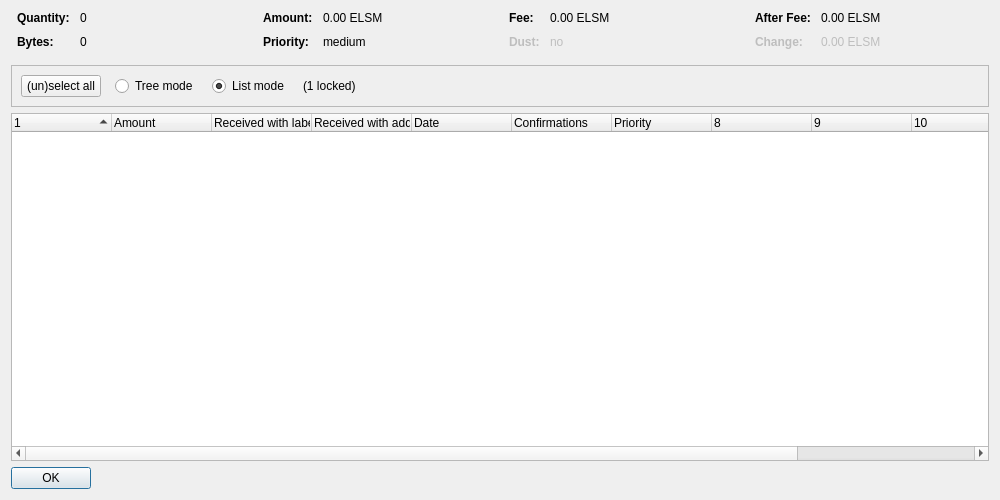
<?xml version="1.0" encoding="UTF-8"?>
<ui version="4.0">
 <class>CoinControlDialog</class>
 <widget class="QDialog" name="CoinControlDialog">
  <property name="geometry">
   <rect>
    <x>0</x>
    <y>0</y>
    <width>1000</width>
    <height>500</height>
   </rect>
  </property>
  <property name="windowTitle">
   <string>Coin Selection</string>
  </property>
  <layout class="QVBoxLayout" name="verticalLayout">
   <item>
    <layout class="QHBoxLayout" name="horizontalLayoutTop" stretch="0,0,0,0">
     <property name="topMargin">
      <number>0</number>
     </property>
     <property name="bottomMargin">
      <number>10</number>
     </property>
     <item>
      <layout class="QFormLayout" name="formLayoutCoinControl1">
       <property name="horizontalSpacing">
        <number>10</number>
       </property>
       <property name="verticalSpacing">
        <number>10</number>
       </property>
       <property name="leftMargin">
        <number>6</number>
       </property>
       <property name="rightMargin">
        <number>6</number>
       </property>
       <item row="0" column="0">
        <widget class="QLabel" name="labelCoinControlQuantityText">
         <property name="font">
          <font>
           <weight>75</weight>
           <bold>true</bold>
          </font>
         </property>
         <property name="text">
          <string>Quantity:</string>
         </property>
        </widget>
       </item>
       <item row="0" column="1">
        <widget class="QLabel" name="labelCoinControlQuantity">
         <property name="cursor">
          <cursorShape>IBeamCursor</cursorShape>
         </property>
         <property name="contextMenuPolicy">
          <enum>Qt::ActionsContextMenu</enum>
         </property>
         <property name="text">
          <string notr="true">0</string>
         </property>
         <property name="textInteractionFlags">
          <set>Qt::LinksAccessibleByMouse|Qt::TextSelectableByKeyboard|Qt::TextSelectableByMouse</set>
         </property>
        </widget>
       </item>
       <item row="1" column="0">
        <widget class="QLabel" name="labelCoinControlBytesText">
         <property name="font">
          <font>
           <weight>75</weight>
           <bold>true</bold>
          </font>
         </property>
         <property name="text">
          <string>Bytes:</string>
         </property>
        </widget>
       </item>
       <item row="1" column="1">
        <widget class="QLabel" name="labelCoinControlBytes">
         <property name="cursor">
          <cursorShape>IBeamCursor</cursorShape>
         </property>
         <property name="contextMenuPolicy">
          <enum>Qt::ActionsContextMenu</enum>
         </property>
         <property name="text">
          <string notr="true">0</string>
         </property>
         <property name="textInteractionFlags">
          <set>Qt::LinksAccessibleByMouse|Qt::TextSelectableByKeyboard|Qt::TextSelectableByMouse</set>
         </property>
        </widget>
       </item>
      </layout>
     </item>
     <item>
      <layout class="QFormLayout" name="formLayoutCoinControl2">
       <property name="horizontalSpacing">
        <number>10</number>
       </property>
       <property name="verticalSpacing">
        <number>10</number>
       </property>
       <property name="leftMargin">
        <number>6</number>
       </property>
       <property name="rightMargin">
        <number>6</number>
       </property>
       <item row="0" column="0">
        <widget class="QLabel" name="labelCoinControlAmountText">
         <property name="font">
          <font>
           <weight>75</weight>
           <bold>true</bold>
          </font>
         </property>
         <property name="text">
          <string>Amount:</string>
         </property>
        </widget>
       </item>
       <item row="0" column="1">
        <widget class="QLabel" name="labelCoinControlAmount">
         <property name="cursor">
          <cursorShape>IBeamCursor</cursorShape>
         </property>
         <property name="contextMenuPolicy">
          <enum>Qt::ActionsContextMenu</enum>
         </property>
         <property name="text">
          <string notr="true">0.00 ELSM</string>
         </property>
         <property name="textInteractionFlags">
          <set>Qt::LinksAccessibleByMouse|Qt::TextSelectableByKeyboard|Qt::TextSelectableByMouse</set>
         </property>
        </widget>
       </item>
       <item row="1" column="0">
        <widget class="QLabel" name="labelCoinControlPriorityText">
         <property name="font">
          <font>
           <weight>75</weight>
           <bold>true</bold>
          </font>
         </property>
         <property name="text">
          <string>Priority:</string>
         </property>
        </widget>
       </item>
       <item row="1" column="1">
        <widget class="QLabel" name="labelCoinControlPriority">
         <property name="cursor">
          <cursorShape>IBeamCursor</cursorShape>
         </property>
         <property name="contextMenuPolicy">
          <enum>Qt::ActionsContextMenu</enum>
         </property>
         <property name="text">
          <string notr="true">medium</string>
         </property>
         <property name="textInteractionFlags">
          <set>Qt::LinksAccessibleByMouse|Qt::TextSelectableByKeyboard|Qt::TextSelectableByMouse</set>
         </property>
        </widget>
       </item>
      </layout>
     </item>
     <item>
      <layout class="QFormLayout" name="formLayoutCoinControl3">
       <property name="horizontalSpacing">
        <number>10</number>
       </property>
       <property name="verticalSpacing">
        <number>10</number>
       </property>
       <property name="leftMargin">
        <number>6</number>
       </property>
       <property name="rightMargin">
        <number>6</number>
       </property>
       <item row="0" column="0">
        <widget class="QLabel" name="labelCoinControlFeeText">
         <property name="font">
          <font>
           <weight>75</weight>
           <bold>true</bold>
          </font>
         </property>
         <property name="text">
          <string>Fee:</string>
         </property>
        </widget>
       </item>
       <item row="0" column="1">
        <widget class="QLabel" name="labelCoinControlFee">
         <property name="cursor">
          <cursorShape>IBeamCursor</cursorShape>
         </property>
         <property name="contextMenuPolicy">
          <enum>Qt::ActionsContextMenu</enum>
         </property>
         <property name="text">
          <string notr="true">0.00 ELSM</string>
         </property>
         <property name="textInteractionFlags">
          <set>Qt::LinksAccessibleByMouse|Qt::TextSelectableByKeyboard|Qt::TextSelectableByMouse</set>
         </property>
        </widget>
       </item>
       <item row="1" column="0">
        <widget class="QLabel" name="labelCoinControlLowOutputText">
         <property name="enabled">
          <bool>false</bool>
         </property>
         <property name="font">
          <font>
           <weight>75</weight>
           <bold>true</bold>
          </font>
         </property>
         <property name="text">
          <string>Dust:</string>
         </property>
        </widget>
       </item>
       <item row="1" column="1">
        <widget class="QLabel" name="labelCoinControlLowOutput">
         <property name="enabled">
          <bool>false</bool>
         </property>
         <property name="cursor">
          <cursorShape>IBeamCursor</cursorShape>
         </property>
         <property name="contextMenuPolicy">
          <enum>Qt::ActionsContextMenu</enum>
         </property>
         <property name="text">
          <string notr="true">no</string>
         </property>
         <property name="textInteractionFlags">
          <set>Qt::LinksAccessibleByMouse|Qt::TextSelectableByKeyboard|Qt::TextSelectableByMouse</set>
         </property>
        </widget>
       </item>
      </layout>
     </item>
     <item>
      <layout class="QFormLayout" name="formLayoutCoinControl4">
       <property name="horizontalSpacing">
        <number>10</number>
       </property>
       <property name="verticalSpacing">
        <number>10</number>
       </property>
       <property name="leftMargin">
        <number>6</number>
       </property>
       <property name="rightMargin">
        <number>6</number>
       </property>
       <item row="0" column="0">
        <widget class="QLabel" name="labelCoinControlAfterFeeText">
         <property name="font">
          <font>
           <weight>75</weight>
           <bold>true</bold>
          </font>
         </property>
         <property name="text">
          <string>After Fee:</string>
         </property>
        </widget>
       </item>
       <item row="0" column="1">
        <widget class="QLabel" name="labelCoinControlAfterFee">
         <property name="cursor">
          <cursorShape>IBeamCursor</cursorShape>
         </property>
         <property name="contextMenuPolicy">
          <enum>Qt::ActionsContextMenu</enum>
         </property>
         <property name="text">
          <string notr="true">0.00 ELSM</string>
         </property>
         <property name="textInteractionFlags">
          <set>Qt::LinksAccessibleByMouse|Qt::TextSelectableByKeyboard|Qt::TextSelectableByMouse</set>
         </property>
        </widget>
       </item>
       <item row="1" column="0">
        <widget class="QLabel" name="labelCoinControlChangeText">
         <property name="enabled">
          <bool>false</bool>
         </property>
         <property name="font">
          <font>
           <weight>75</weight>
           <bold>true</bold>
          </font>
         </property>
         <property name="text">
          <string>Change:</string>
         </property>
        </widget>
       </item>
       <item row="1" column="1">
        <widget class="QLabel" name="labelCoinControlChange">
         <property name="enabled">
          <bool>false</bool>
         </property>
         <property name="cursor">
          <cursorShape>IBeamCursor</cursorShape>
         </property>
         <property name="contextMenuPolicy">
          <enum>Qt::ActionsContextMenu</enum>
         </property>
         <property name="text">
          <string notr="true">0.00 ELSM</string>
         </property>
         <property name="textInteractionFlags">
          <set>Qt::LinksAccessibleByMouse|Qt::TextSelectableByKeyboard|Qt::TextSelectableByMouse</set>
         </property>
        </widget>
       </item>
      </layout>
     </item>
    </layout>
   </item>
   <item>
    <widget class="QFrame" name="frame">
     <property name="minimumSize">
      <size>
       <width>0</width>
       <height>40</height>
      </size>
     </property>
     <property name="frameShape">
      <enum>QFrame::StyledPanel</enum>
     </property>
     <property name="frameShadow">
      <enum>QFrame::Sunken</enum>
     </property>
     <layout class="QHBoxLayout" name="horizontalLayout">
      <item>
       <layout class="QHBoxLayout" name="horizontalLayoutPanel" stretch="0,0,0,0,0">
        <property name="spacing">
         <number>14</number>
        </property>
        <item>
         <widget class="QPushButton" name="pushButtonSelectAll">
          <property name="sizePolicy">
           <sizepolicy hsizetype="Maximum" vsizetype="Fixed">
            <horstretch>0</horstretch>
            <verstretch>0</verstretch>
           </sizepolicy>
          </property>
          <property name="text">
           <string>(un)select all</string>
          </property>
          <property name="autoDefault">
           <bool>false</bool>
          </property>
         </widget>
        </item>
        <item>
         <widget class="QRadioButton" name="radioTreeMode">
          <property name="sizePolicy">
           <sizepolicy hsizetype="Maximum" vsizetype="Fixed">
            <horstretch>0</horstretch>
            <verstretch>0</verstretch>
           </sizepolicy>
          </property>
          <property name="text">
           <string>Tree mode</string>
          </property>
         </widget>
        </item>
        <item>
         <widget class="QRadioButton" name="radioListMode">
          <property name="sizePolicy">
           <sizepolicy hsizetype="Maximum" vsizetype="Fixed">
            <horstretch>0</horstretch>
            <verstretch>0</verstretch>
           </sizepolicy>
          </property>
          <property name="text">
           <string>List mode</string>
          </property>
          <property name="checked">
           <bool>true</bool>
          </property>
         </widget>
        </item>
        <item>
         <widget class="QLabel" name="labelLocked">
          <property name="text">
           <string notr="true">(1 locked)</string>
          </property>
         </widget>
        </item>
        <item>
         <spacer name="horizontalSpacer">
          <property name="orientation">
           <enum>Qt::Horizontal</enum>
          </property>
          <property name="sizeHint" stdset="0">
           <size>
            <width>40</width>
            <height>20</height>
           </size>
          </property>
         </spacer>
        </item>
       </layout>
      </item>
     </layout>
    </widget>
   </item>
   <item>
    <widget class="CoinControlTreeWidget" name="treeWidget">
     <property name="contextMenuPolicy">
      <enum>Qt::CustomContextMenu</enum>
     </property>
     <property name="sortingEnabled">
      <bool>false</bool>
     </property>
     <property name="columnCount">
      <number>12</number>
     </property>
     <attribute name="headerShowSortIndicator" stdset="0">
      <bool>true</bool>
     </attribute>
     <attribute name="headerStretchLastSection">
      <bool>false</bool>
     </attribute>
     <column>
      <property name="text">
       <string/>
      </property>
     </column>
     <column>
      <property name="text">
       <string>Amount</string>
      </property>
     </column>
     <column>
      <property name="text">
       <string>Received with label</string>
      </property>
     </column>
     <column>
      <property name="text">
       <string>Received with address</string>
      </property>
     </column>
     <column>
      <property name="text">
       <string>Date</string>
      </property>
     </column>
     <column>
      <property name="text">
       <string>Confirmations</string>
      </property>
      <property name="toolTip">
       <string>Confirmed</string>
      </property>
     </column>
     <column>
      <property name="text">
       <string>Priority</string>
      </property>
     </column>
     <column>
      <property name="text">
       <string/>
      </property>
     </column>
     <column>
      <property name="text">
       <string/>
      </property>
     </column>
     <column>
      <property name="text">
       <string/>
      </property>
     </column>
     <column>
      <property name="text">
       <string/>
      </property>
     </column>
     <column>
      <property name="text">
       <string/>
      </property>
     </column>
    </widget>
   </item>
   <item>
    <widget class="QDialogButtonBox" name="buttonBox">
     <property name="sizePolicy">
      <sizepolicy hsizetype="Maximum" vsizetype="Fixed">
       <horstretch>0</horstretch>
       <verstretch>0</verstretch>
      </sizepolicy>
     </property>
     <property name="orientation">
      <enum>Qt::Horizontal</enum>
     </property>
     <property name="standardButtons">
      <set>QDialogButtonBox::Ok</set>
     </property>
    </widget>
   </item>
  </layout>
 </widget>
 <customwidgets>
  <customwidget>
   <class>CoinControlTreeWidget</class>
   <extends>QTreeWidget</extends>
   <header>coincontroltreewidget.h</header>
  </customwidget>
 </customwidgets>
 <resources/>
 <connections/>
</ui>
